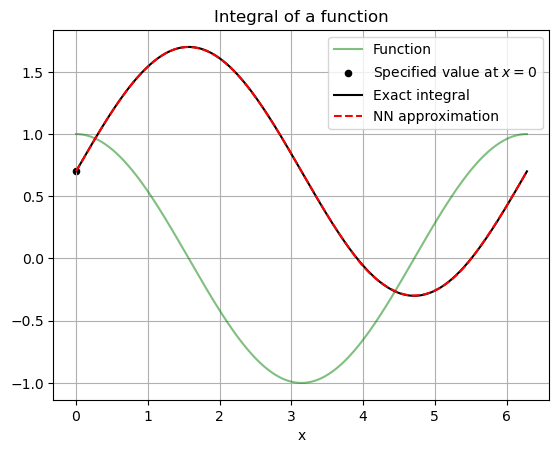

This chart was generated by the following Python code:
import sys
import numpy as np
import matplotlib.pyplot as plt
from keras.models import Sequential
from keras.layers import Dense
import tensorflow as tf
tf.keras.utils.set_random_seed(12)

#########################################################################################
# This code trains a neural network so that its derivative is a specified function
# More precisely, the neural network has 1 input, x, and 1 output, u = u(x)
# It is trained so that du/dx = fcn
# This is different than a usual nonlinear regression neural network, where the values,
# u, are known at certain x points, and the NN is trained to produce these values.
# This code utilizes TensorFlow's automatic differentiation
# However, the implementation deliberately tries to use an approach that is as simple
# as possible.  For instance, the neural network descent process does not utilize the
# automatic derivatives of the neural network with respect to its internal parameters
# in a custom gradient descent algorithm: rather, the bulk-standard SGD is used.
#########################################################################################

X = tf.constant(np.linspace(0, 2 * np.pi, 1000), dtype = tf.float32) # domain of the problem
fcn = tf.math.cos(X)                                                 # function to be integrated
value_at_0 = 0.7                                                     # constant of integration (value at X=0)
true_integral = value_at_0 + tf.math.sin(X)                          # for comparing the results
# Another example:
#fcn = tf.math.sin(X)                                                 # function to be integrated
#value_at_0 = 0.0                                                     # constant of integration (value at X=0)
#true_integral = value_at_0 - (tf.math.cos(X) - 1)                    # for comparing the results
# Another example:
#fcn = tf.math.exp(0.3 * X)                                           # function to be integrated
#value_at_0 = 2.0                                                     # constant of integration (value at X=0)
#true_integral = value_at_0 + (tf.math.exp(0.3 * X) - 1) / 0.3        # for comparing the results
# Another example:
#fcn = tf.math.pow(X + 0.5, -1)                                       # function to be integrated
#value_at_0 = 1.0                                                     # constant of integration
#true_integral = value_at_0 + tf.math.log(X + 0.5) - tf.math.log(0.5) # for comparing the results

#########################################################################################
# The code works by minimising the loss function, which is a weighted sum of:
# - loss_bdy, which attempts to ensure that u(X[0]) - value_at_zero = 0, and
# - loss_de, which attempts to ensure that du/dx - fcn = 0 at all the points defined by X
# The relative weighting of each term obviously impacts the outcome.
#########################################################################################

def loss_bdy(x, val_at_zero):
    ''' Evaluate the boundary condition, ie u(0) - val_at_zero, where u is given by the NN model
    '''
    val = model(tf.convert_to_tensor([x[0]], dtype = tf.float32)) - val_at_zero # "model" is the NN predicted value, given x (see below)
    return tf.reduce_mean(tf.square(val))

def loss_de(x, function_values):
    ''' Returns sum_over_x(|du/dx - function_values|^2) / number_of_x_points
    '''
    # First, use TensorFlow automatic differentiation to evaluate du/dx, at the points x, where u is given by the NN model
    with tf.GradientTape(persistent = True) as tp:
        tp.watch(x)
        u = model(x) # "model" is the NN predicted value, given x (see below)
    u_x = tp.gradient(u, x)
    del tp
    # The loss is just the mean-squared du/dx - function_values
    return tf.reduce_mean(tf.square(u_x - function_values))

@tf.function # decorate for speed
def loss(ytrue, ypred):
    ''' The loss used by the training algorithm.  Note that ytrue and ypred are not used,
    but TensorFlow specifies these arguments
    '''
    bdy_weight = 1
    de_weight = 1
    return bdy_weight * loss_bdy(X, value_at_0) + de_weight * loss_de(X, fcn)

###############################################################################################
# The remainder is just usual neural-net stuff with Keras
# Note, the goodness of the fit depends quite strongly on the DE (the functional form of fcn),
# the constant of integration, the architecture of the NN, and other hyperparameters
###############################################################################################
depth = 5          # depth of NN
width = 10         # width of fully-connected NN
activation = 'elu' # alternatives 'selu', 'softplus', 'sigmoid', 'tanh', 'elu', 'relu'
epochs = 2000      # training epochs
batch_size = 1000  # batch size

# Create and compile the Neural Net
model = Sequential()
model.add(Dense(width, kernel_initializer = 'normal', activation = activation, input_shape = (1, )))
for d in range(1, depth):
    model.add(Dense(width, kernel_initializer = 'normal', activation = activation))
model.add(Dense(1, kernel_initializer = 'normal', activation = activation))
model.compile(loss = loss, optimizer = 'adam') # note the specification of the loss function

history = model.fit(X, fcn, epochs = epochs, batch_size = batch_size, verbose = 1) # fit: note that X and fcn are actually not used because the loss function uses different arguments

# plot results
plt.figure()
plt.plot(X, fcn, 'g-', alpha = 0.5, label = 'Function')
plt.scatter([0], [value_at_0], s=20, c='k', label = 'Specified value at $x=0$')
plt.plot(X, true_integral, 'k-', label = 'Exact integral')
plt.plot(X, model.predict(X), 'r--', label = 'NN approximation')
plt.legend()
plt.grid()
plt.xlabel("x")
plt.title("Integral of a function")
plt.savefig("integrate.png", bbox_inches = 'tight')
plt.show()

sys.exit(0)
